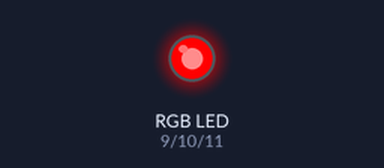
The sketch below on a simulated Arduino Uno, built with avr-gcc and run on an emulated ATmega328P. On the bench: an RGB LED mixed from three pins (HIGH = lit).

Above: at 0.5 s.
At 2.5 s:
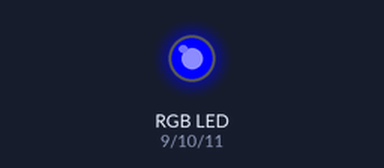
At 3.5 s:
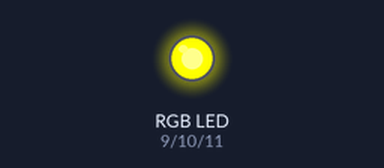
At 4.5 s:
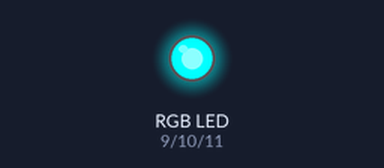
At 6.5 s:
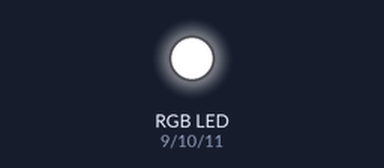
At 9.5 s:
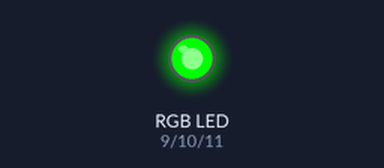
Timing chart, 0 to 10.4 s (numbered marks = the images above):
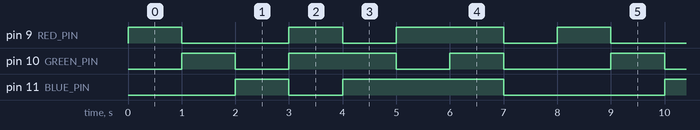

The sketch:

sketch_jan29b_LED_RGB_INTELLIGENTE.ino
```cpp
const int RED_PIN = 9;
const int GREEN_PIN = 10;
const int BLUE_PIN = 11;

void setColor(int r, int g, int b) {
  analogWrite(RED_PIN, r);
  analogWrite(GREEN_PIN, g);
  analogWrite(BLUE_PIN, b);
}

void setup() {
  pinMode(RED_PIN, OUTPUT);
  pinMode(GREEN_PIN, OUTPUT);
  pinMode(BLUE_PIN, OUTPUT);
}

void loop() {
  // ROUGE
  setColor(255, 0, 0);
  delay(1000);

  // VERT
  setColor(0, 255, 0);
  delay(1000);

  // BLEU
  setColor(0, 0, 255);
  delay(1000);

  // JAUNE (rouge + vert)
  setColor(255, 255, 0);
  delay(1000);

  // CYAN (vert + bleu)
  setColor(0, 255, 255);
  delay(1000);

  // VIOLET (rouge + bleu)
  setColor(255, 0, 255);
  delay(1000);

  // BLANC
  setColor(255, 255, 255);
  delay(1000);

  // OFF
  setColor(0, 0, 0);
  delay(1000);
}
```

Measured:
- by itself, pin 9 (RED_PIN): repeats every 8.0 s: LOW 2.0 s, HIGH 1.0 s, LOW 1.0 s, HIGH 2.0 s, LOW 1.0 s, HIGH 1.0 s
- by itself, pin 10 (GREEN_PIN): repeats every 8.0 s: LOW 1.0 s, HIGH 2.0 s, LOW 1.0 s, HIGH 1.0 s, LOW 2.0 s, HIGH 1.0 s
- by itself, pin 11 (BLUE_PIN): repeats every 8.0 s: LOW 1.0 s, HIGH 3.0 s, LOW 3.0 s, HIGH 1.0 s
